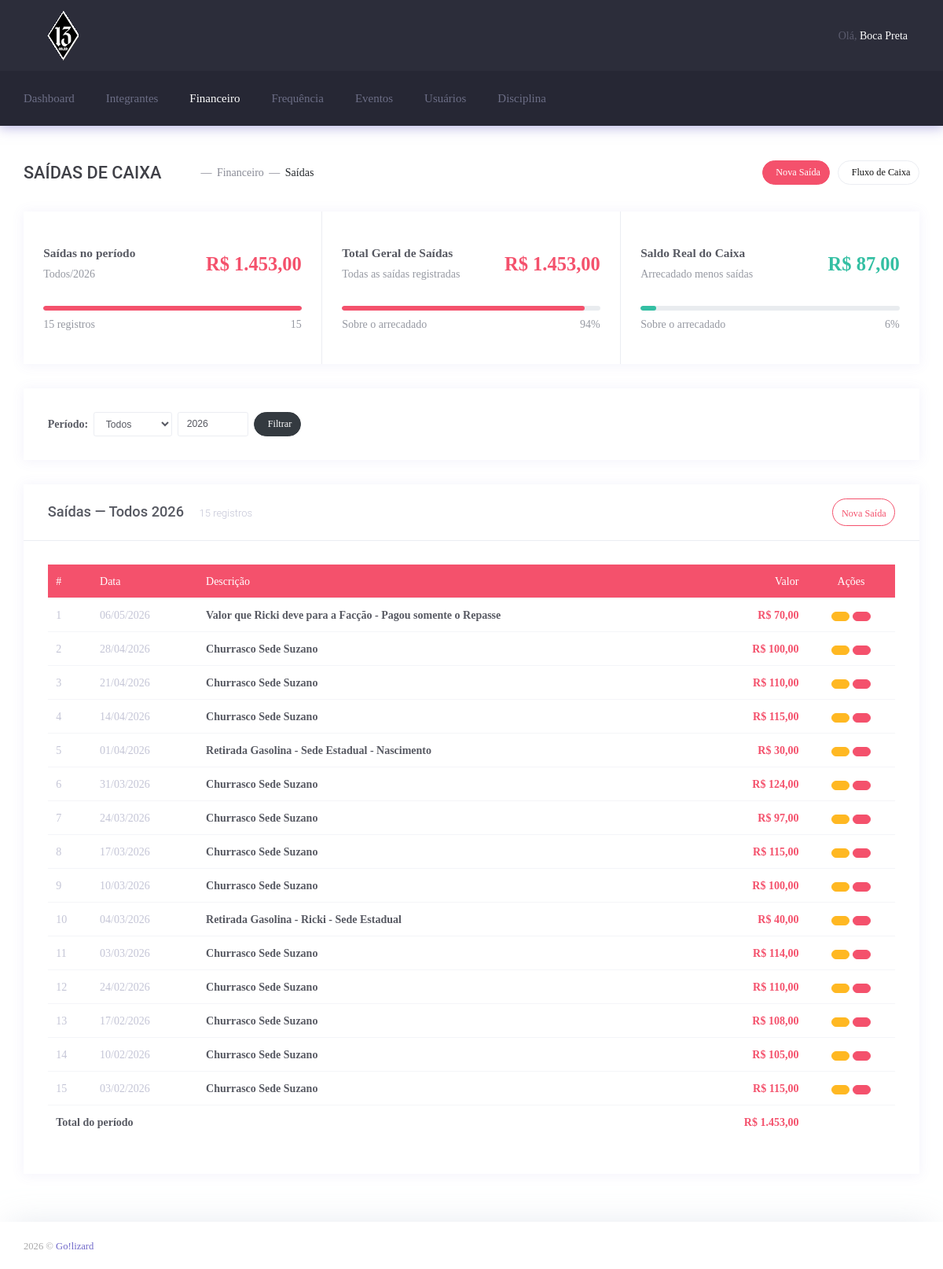
Page /admin/financeiro/saida_list.php (signed in) on the committed database.
### tables this page shows
CREATE TABLE `cadastro_integrante` (
  `id` int(11) NOT NULL,
  `nome` varchar(200) NOT NULL,
  `apelido` varchar(200) NOT NULL,
  `veiculo` varchar(200) NOT NULL,
  `cnh` varchar(200) NOT NULL,
  `padrinho` int(20) NOT NULL,
  `data_apresentacao` datetime NOT NULL,
  `faccao` int(20) NOT NULL,
  `patente` int(10) NOT NULL,
  `nascimento` datetime NOT NULL,
  `endereco` varchar(200) NOT NULL,
  `num_endereco` varchar(200) NOT NULL,
  `cidade` varchar(200) NOT NULL,
  `estado` varchar(200) NOT NULL,
  `cep` varchar(200) NOT NULL,
  `complemento` varchar(200) NOT NULL,
  `bairro` varchar(200) NOT NULL,
  `telefone` varchar(200) NOT NULL,
  `comercial` varchar(200) NOT NULL,
  `celular` varchar(200) NOT NULL,
  `recados` varchar(200) NOT NULL,
  `email` varchar(200) NOT NULL,
  `foto` varchar(255) DEFAULT NULL,
  `status` int(10) NOT NULL DEFAULT 1 COMMENT '1 - Ativo\r\n2 - Afastado\r\n3 - Desligado\r\n4 - Suspenso'
);

CREATE TABLE `caixa_saida` (
  `id` int(11) NOT NULL,
  `descricao` varchar(255) DEFAULT NULL,
  `valor` decimal(10,2) DEFAULT NULL,
  `data_saida` date DEFAULT NULL,
  `created_at` timestamp NULL DEFAULT current_timestamp()
);

### admin/financeiro/saida_list.php (the view, shortened to what the rows shown need)
<?php
    require_once('../inc/general.php');
    $ano = isset($_GET['ano']) ? (int)$_GET['ano'] : (int)date('Y');
    $mes = isset($_GET['mes']) ? (int)$_GET['mes'] : 0;
    $where_mes = $mes > 0 ? "AND MONTH(data_saida) = $mes" : "";
    $saidas = $conn->query("
        SELECT * FROM caixa_saida
        WHERE YEAR(data_saida) = $ano $where_mes
        ORDER BY data_saida DESC
    ")->fetch_all(MYSQLI_ASSOC);
?>
<!DOCTYPE html>
<html lang="pt-br">
    <head>
        <link href="css/style.bundle.css" rel="stylesheet" type="text/css"/>
    </head>
    <body class="m-page--wide m-header--fixed m-header--fixed-mobile m-footer--push m-aside--offcanvas-default">
    <div class="m-grid m-grid--hor m-grid--root m-page">
        <header class="m-grid__item m-header" data-minimize="minimize" data-minimize-offset="200" data-minimize-mobile-offset="200">
            <div class="m-header__top">
                <div class="m-container m-container--responsive m-container--xxl m-container--full-height m-page__container">
                    <div class="m-stack m-stack--ver m-stack--desktop">
                        <?php include_once('../inc/topbar.php'); ?>
                    </div>
                </div>
            </div>
        </header>
        <div class="m-grid__item m-grid__item--fluid m-grid m-grid--hor-desktop m-grid--desktop m-body">
            <div class="m-grid__item m-grid__item--fluid m-grid m-grid--ver m-container m-container--responsive m-container--xxl m-page__container">
                <div class="m-grid__item m-grid__item--fluid m-wrapper">
                    <div class="m-content">
                        <div class="m-portlet m-portlet--mobile">
                            <div class="m-portlet__body">
                                <?php if (empty($saidas)): ?>
                                    <div class="m--align-center" style="padding:40px 0;">
                                        <i class="la la-inbox m--font-metal" style="font-size:3rem;"></i>
                                        <h3 class="m--font-metal m--margin-top-10">Nenhuma saída no período selecionado.</h3>
                                    </div>
                                <?php else: ?>
                                <div class="table-responsive">
                                    <table class="table table-hover m-table m-table--head-bg-danger">
                                        <thead>
                                            <tr>
                                                <th>#</th>
                                                <th>Data</th>
                                                <th>Descrição</th>
                                                <th class="m--align-right">Valor</th>
                                                <th class="m--align-center">Ações</th>
                                            </tr>
                                        </thead>
                                        <tbody>
                                            <?php foreach ($saidas as $i => $s): ?>
                                            <tr>
                                                <td class="m--font-metal"><?= $i + 1 ?></td>
                                                <td class="m--font-metal" style="white-space:nowrap;">
                                                    <?= date('d/m/Y', strtotime($s['data_saida'])) ?>
                                                </td>
                                                <td class="m--font-boldest">
                                                    <?= htmlspecialchars($s['descricao']) ?>
                                                </td>
                                                <td class="m--align-right m--font-danger m--font-boldest">
                                                    R$ <?= number_format($s['valor'], 2, ',', '.') ?>
                                                </td>
                                                <td class="m--align-center" style="white-space:nowrap;">
                                                    <a href="financeiro/saida_form.php?id=<?= $s['id'] ?>&mes=<?= (int)date('m', strtotime($s['data_saida'])) ?>&ano=<?= (int)date('Y', strtotime($s['data_saida'])) ?>"
                                                       class="btn btn-sm btn-warning m-btn m-btn--icon m-btn--pill"
                                                       title="Editar">
                                                    </a>
                                                    <a href="financeiro/saida_delete.php?id=<?= $s['id'] ?>&ano=<?= $ano ?>&mes=<?= $mes ?>"
                                                       class="btn btn-sm btn-danger m-btn m-btn--icon m-btn--pill"
                                                       title="Excluir"
                                                       onclick="return confirm('Excluir a saída \'<?= htmlspecialchars(addslashes($s['descricao'])) ?>\'? Esta ação não pode ser desfeita.')">
                                                    </a>
                                                </td>
                                            </tr>
                                            <?php endforeach; ?>
                                        </tbody>
                                    </table>
                                </div>
                                <?php endif; ?>
                            </div>
                        </div>
                    </div>
                </div>
            </div>
        </div>
    </div>
</body>
</html>

### admin/inc/topbar.php (shortened to what the rows shown need)
<div class="m-stack__item m-stack__item--fluid m-header-head" id="m_header_nav">
    <div id="m_header_topbar" class="m-topbar m-stack m-stack--ver m-stack--general">
        <div class="m-stack__item m-topbar__nav-wrapper">
            <ul class="m-topbar__nav m-nav m-nav--inline">
                <li class="m-nav__item m-topbar__user-profile m-topbar__user-profile--img m-dropdown m-dropdown--medium m-dropdown--arrow m-dropdown--header-bg-fill m-dropdown--align-right m-dropdown--mobile-full-width m-dropdown--skin-light"
                    data-dropdown-toggle="click">
                    <a href="#" class="m-nav__link m-dropdown__toggle">
                        <span class="m-topbar__welcome">Olá,&nbsp;</span>
                        <span class="m-topbar__username"><?php echo $apelido; ?></span>
                    </a>
                </li>
            </ul>
        </div>
    </div>
</div>

### rows in the picture
cadastro_integrante: apelido "Boca Preta"
caixa_saida: data_saida "06/05/2026", descricao "Valor que Ricki deve para a Facção - Pagou somente o Repasse", valor "70,00"
caixa_saida: data_saida "28/04/2026", descricao "Churrasco Sede Suzano", valor "100,00"
caixa_saida: data_saida "21/04/2026", descricao "Churrasco Sede Suzano", valor "110,00"
caixa_saida: data_saida "14/04/2026", descricao "Churrasco Sede Suzano", valor "115,00"
caixa_saida: data_saida "01/04/2026", descricao "Retirada Gasolina - Sede Estadual - Nascimento", valor "30,00"
caixa_saida: data_saida "31/03/2026", descricao "Churrasco Sede Suzano", valor "124,00"
caixa_saida: data_saida "24/03/2026", descricao "Churrasco Sede Suzano", valor "97,00"
caixa_saida: data_saida "17/03/2026", descricao "Churrasco Sede Suzano", valor "115,00"
caixa_saida: data_saida "10/03/2026", descricao "Churrasco Sede Suzano", valor "100,00"
caixa_saida: data_saida "04/03/2026", descricao "Retirada Gasolina - Ricki - Sede Estadual", valor "40,00"
caixa_saida: data_saida "03/03/2026", descricao "Churrasco Sede Suzano", valor "114,00"
caixa_saida: data_saida "24/02/2026", descricao "Churrasco Sede Suzano", valor "110,00"
caixa_saida: data_saida "17/02/2026", descricao "Churrasco Sede Suzano", valor "108,00"
caixa_saida: data_saida "10/02/2026", descricao "Churrasco Sede Suzano", valor "105,00"
caixa_saida: data_saida "03/02/2026", descricao "Churrasco Sede Suzano", valor "115,00"

### other values in the picture
$meses_pt[$mes] "Todos"
$ano "2026"
$total "1.453,00"
count($saidas) "15"
$total_geral "1.453,00"
$pc "94"
$saldo "87,00"
$pc_s "6"
form field mes "Todos"
